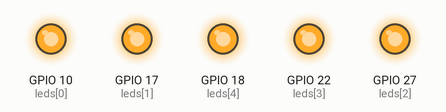
This program was run on a simulated Raspberry Pi (BCM pin numbers). On the bench: output pins drawn as LEDs (lit = HIGH).

Above: at 3.5 s.
At 6.5 s:
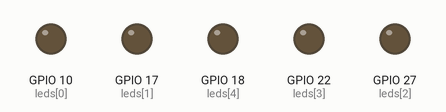
Timing chart, 0 to 7.6 s (numbered marks = the images above):
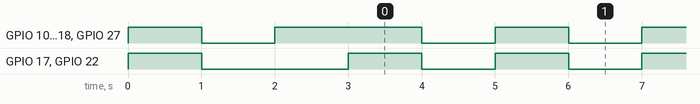

The program:

ledboard.py
```python
from gpiozero import LEDBoard
from time import sleep
from signal import pause

leds = LEDBoard(10, 17, 27, 22, 18)

leds.on()
sleep(1)
leds.off()
sleep(1)
leds.value = (1, 0, 1, 0, 1)
sleep(1)
leds.blink()

pause()
```

Measured:
- by itself, GPIO 10 (leds[0]), GPIO 18 (leds[4]), GPIO 27 (leds[2]): goes LOW 1.0 s, HIGH 2.0 s, 62 × (LOW 1.0 s, HIGH 1.0 s), LOW 1.0 s, then HIGH
- by itself, GPIO 17 (leds[1]), GPIO 22 (leds[3]): repeats every 2.0 s: HIGH 1.0 s, LOW 1.0 s
- by itself, everything shown: repeats every 2.0 s, in 4 steps
